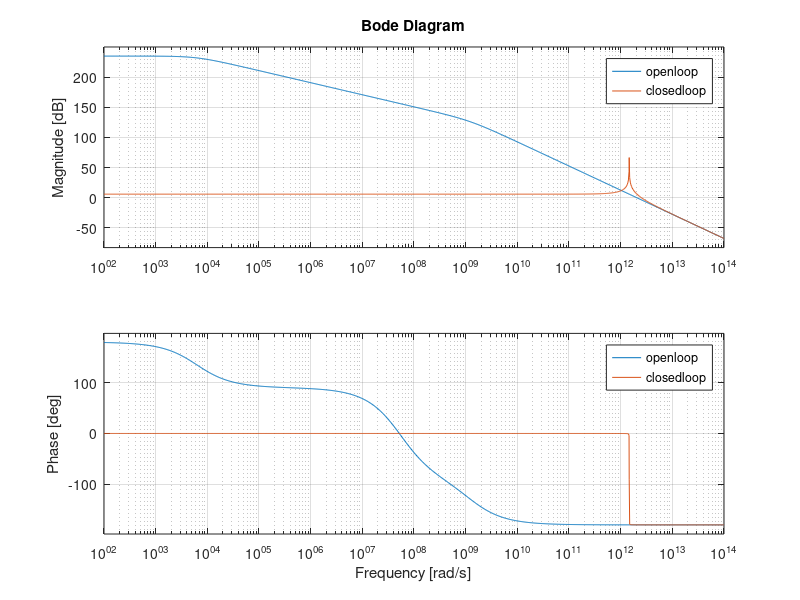
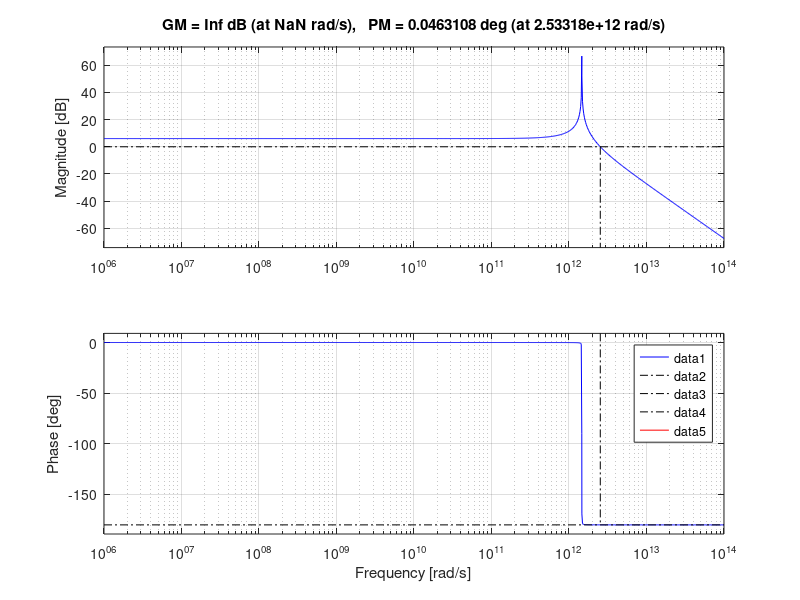
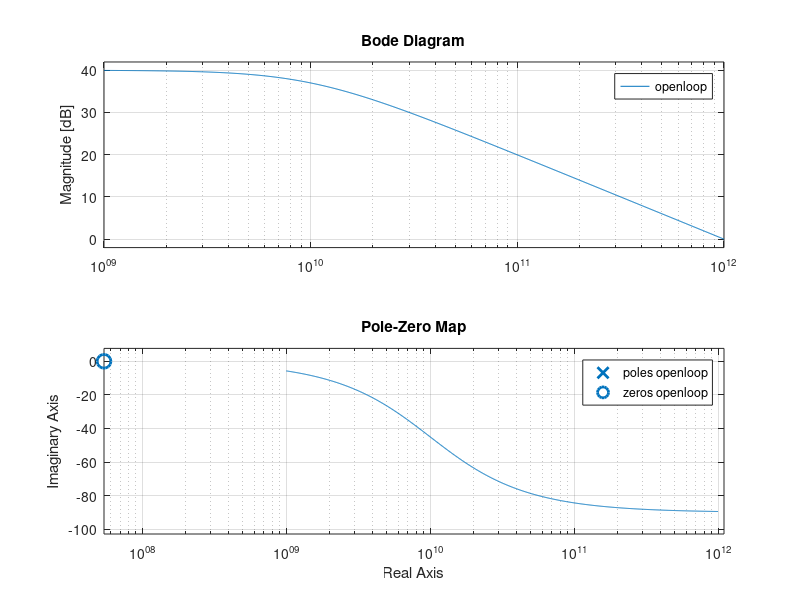
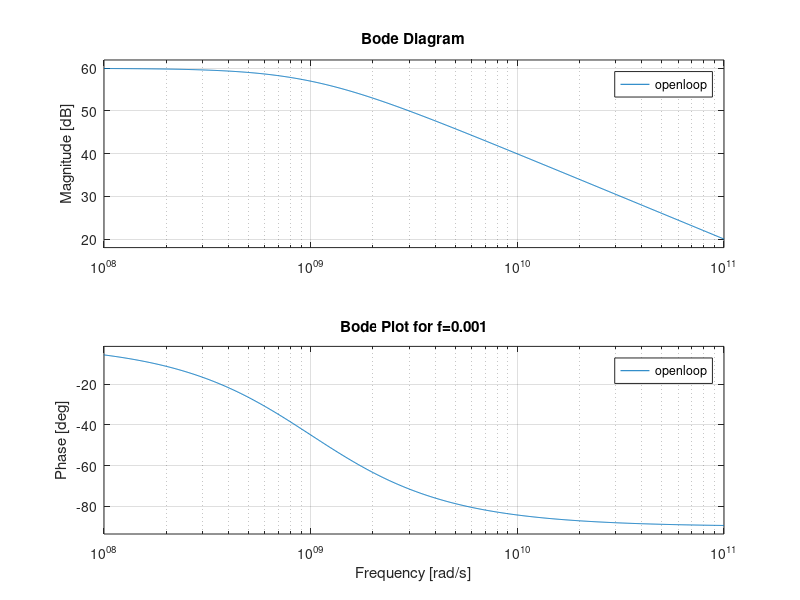

Write MATLAB code to recreate these figures, in order.
close all
clear
clc
tau = 1e-6;
a0 = 1e6;
i = 1;
for f = [1,0.1,0.01,0.001]
    openloop = tf([a0],[tau,(1+f*a0)]);
    figure(i)
    i = i+1;
    bode(openloop)
    title(['Bode Plot for f=',num2str(f)])
end

%%
close all
clear
clc
a0 = 10000;
Cf = 0.05e-6;
Rf = 200;
wp1 = 10;
openloop = tf([10000*Cf*Rf,10000],[Cf*Rf/wp1,(Cf*Rf+1/wp1),10001]);
[Gm,Pm,Wcg,Wcp] = margin(openloop)

figure(1)
margin(openloop)
figure(2)
pzmap(openloop)

%%
close all
clear
clc
a0 = 10000;
p1 = -1e3*2*pi;
p2 = -54181697;
p3 = -200e6*2*pi
k = a0;
z = [-p2];
p = [p1,p2,p3]
[b,a] = zp2tf(z,p,k)

openloop = tf([b],[a/(-p1*p2*p3)])
closedloop = feedback(openloop,0.5)

figure(1)
bode(openloop,closedloop)
legend show
figure(2)
margin(closedloop)
legend show
figure(3)
pzmap(openloop)